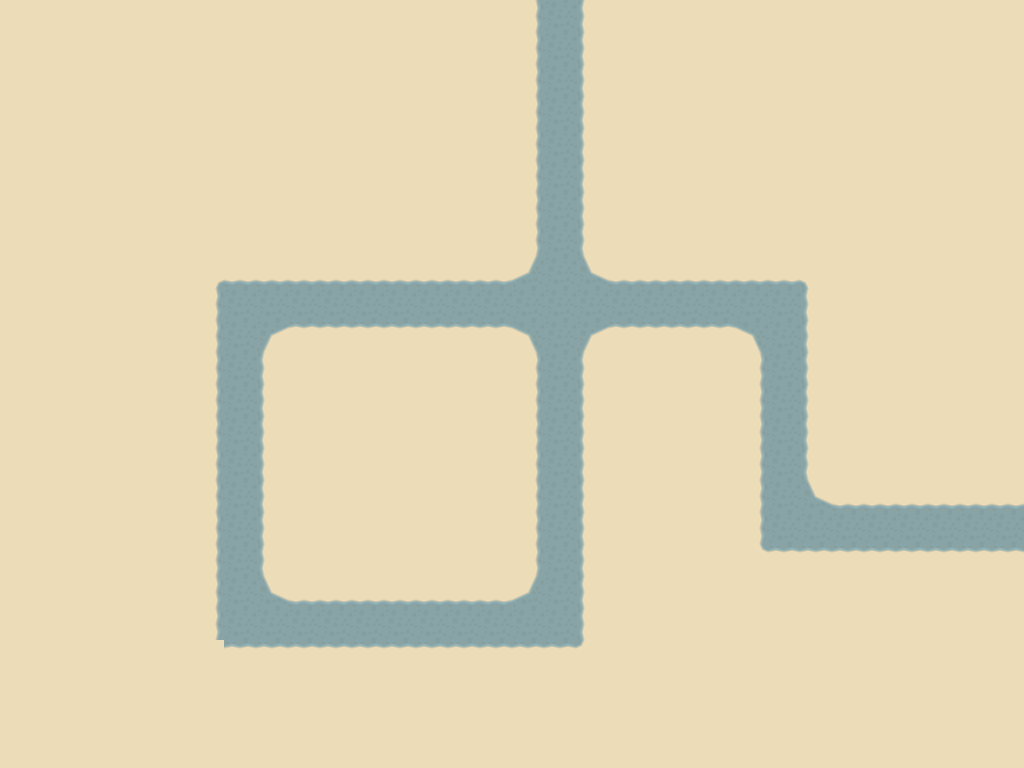

The image is a tile-based game level rendered from a .tmx file. Its description and complete source (layers, tilesets, objects, tile grids) follow:
An orthogonal 32x24 tile map with 32x32 px tiles, 1 tile layer (Tile Layer 1) and 1 object.

<map version="1.2" tiledversion="1.3.4" orientation="orthogonal" renderorder="right-down" width="32" height="24" tilewidth="32" tileheight="32" infinite="0" nextlayerid="7" nextobjectid="10">
 <tileset firstgid="1" source="sheet.tsx" />
 <layer id="1" name="Tile Layer 1" width="32" height="24">
  <data encoding="csv">
14,14,14,14,14,14,14,14,14,14,14,14,14,14,14,14,6,7,8,14,14,14,14,14,14,14,14,14,14,14,14,14,
14,14,14,14,14,14,14,14,14,14,14,14,14,14,14,14,6,7,8,14,14,14,14,14,14,14,14,14,14,14,14,14,
14,14,14,14,14,14,14,14,14,14,14,14,14,14,14,14,6,7,8,14,14,14,14,14,14,14,14,14,14,14,14,14,
14,14,14,14,14,14,14,14,14,14,14,14,14,14,14,14,6,7,8,14,14,14,14,14,14,14,14,14,14,14,14,14,
14,14,14,14,14,14,14,14,14,14,14,14,14,14,14,14,6,7,8,14,14,14,14,14,14,14,14,14,14,14,14,14,
14,14,14,14,14,14,14,14,14,14,14,14,14,14,14,14,6,7,8,14,14,14,14,14,14,14,14,14,14,14,14,14,
14,14,14,14,14,14,14,14,14,14,14,14,14,14,14,14,6,7,8,14,14,14,14,14,14,14,14,14,14,14,14,14,
14,14,14,14,14,14,14,14,14,14,14,14,14,14,14,14,6,7,8,14,14,14,14,14,14,14,14,14,14,14,14,14,
14,14,14,14,14,14,1,2,2,2,2,2,2,2,2,2,10,7,9,2,2,2,2,2,2,3,14,14,14,14,14,14,
14,14,14,14,14,14,6,7,7,7,7,7,7,7,7,7,7,7,7,7,7,7,7,7,7,8,14,14,14,14,14,14,
14,14,14,14,14,14,6,7,4,12,12,12,12,12,12,12,5,7,4,12,12,12,12,5,7,8,14,14,14,14,14,14,
14,14,14,14,14,14,6,7,8,14,14,14,14,14,14,14,6,7,8,14,14,14,14,6,7,8,14,14,14,14,14,14,
14,14,14,14,14,14,6,7,8,14,14,14,14,14,14,14,6,7,8,14,14,14,14,6,7,8,14,14,14,14,14,14,
14,14,14,14,14,14,6,7,8,14,14,14,14,14,14,14,6,7,8,14,14,14,14,6,7,8,14,14,14,14,14,14,
14,14,14,14,14,14,6,7,8,14,14,14,14,14,14,14,6,7,8,14,14,14,14,6,7,8,14,14,14,14,14,14,
14,14,14,14,14,14,6,7,8,14,14,14,14,14,14,14,6,7,8,14,14,14,14,6,7,9,2,2,2,2,2,2,
14,14,14,14,14,14,6,7,8,14,14,14,14,14,14,14,6,7,8,14,14,14,14,6,7,7,7,7,7,7,7,7,
14,14,14,14,14,14,6,7,8,14,14,14,14,14,14,14,6,7,8,14,14,14,14,11,12,12,12,12,12,12,12,12,
14,14,14,14,14,14,6,7,9,2,2,2,2,2,2,2,10,7,8,14,14,14,14,14,14,14,14,14,14,14,14,14,
14,14,14,14,14,14,6,7,7,7,7,7,7,7,7,7,7,7,8,14,14,14,14,14,14,14,14,14,14,14,14,14,
14,14,14,14,14,14,14,12,12,12,12,12,12,12,12,12,12,12,13,14,14,14,14,14,14,14,14,14,14,14,14,14,
14,14,14,14,14,14,14,14,14,14,14,14,14,14,14,14,14,14,14,14,14,14,14,14,14,14,14,14,14,14,14,14,
14,14,14,14,14,14,14,14,14,14,14,14,14,14,14,14,14,14,14,14,14,14,14,14,14,14,14,14,14,14,14,14,
14,14,14,14,14,14,14,14,14,14,14,14,14,14,14,14,14,14,14,14,14,14,14,14,14,14,14,14,14,14,14,14
</data>
 </layer>
 <objectgroup id="5" name="Object Layer 2">
  <object id="9" x="495" y="625">
   <polyline points="66,-691 64.042,-39.1583 60.9,-25.6754 54.9987,-13.001 45.2959,-4.59467 32.2028,-1.46037 -218,-2 -234.076,-6.83248 -244.111,-13.8338 -251.935,-24.7659 -255,-43 -257,-283 -249.581,-302.394 -233.644,-315.259 -214,-321 -29,-321 251,-322 269.453,-317.201 281.505,-308.989 284.667,-294.044 286.884,-282.001 286.494,-131.545 291.04,-118.017 297.07,-107.05 309.941,-98.9274 329,-97 614,-97" />
  </object>
 </objectgroup>
</map>
